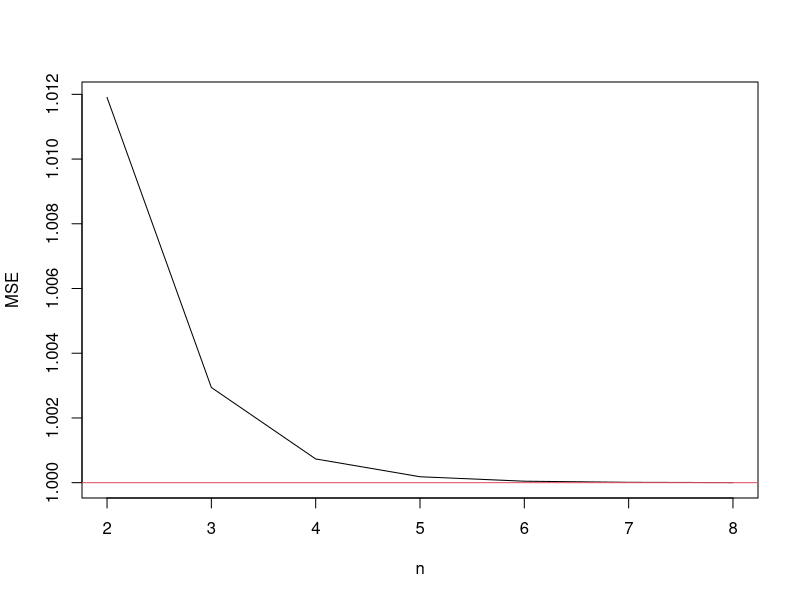
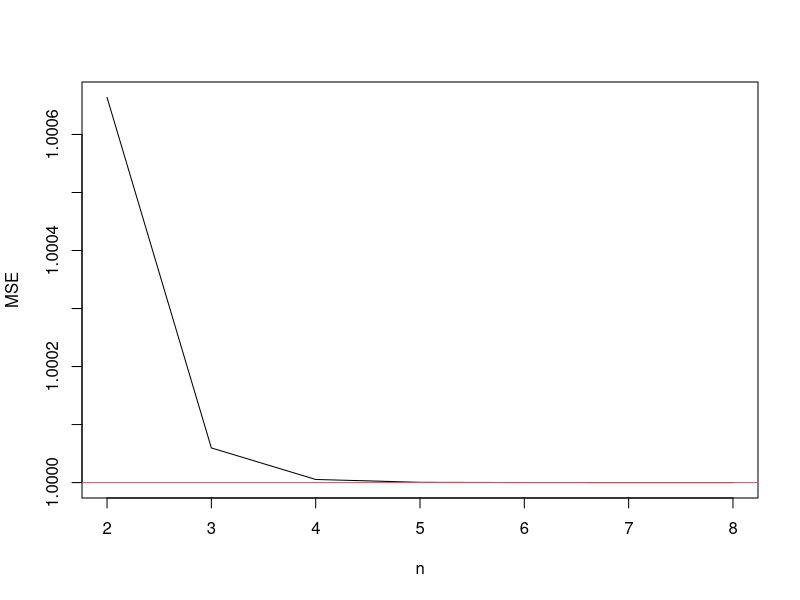
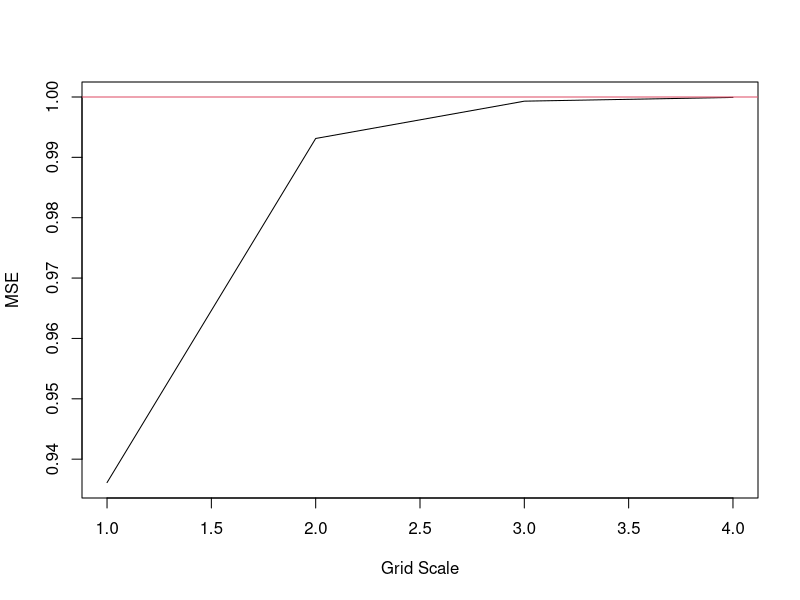

R code for these plots, in order:
## ---- chunk 1
knitr::opts_knit$set(root.dir = 'C:/Users/neide/OneDrive/Documents/GitHub/BEwebinar/Data')
## ---- chunk 2
theta <- .5
var.eps <- NULL
for(n in 2:8)
{
	gamma <- c(1+theta^2,theta,rep(0,n-1))
	var.eps <- c(var.eps,gamma[1] - t(gamma[-1]) %*% solve(toeplitz(gamma[-length(gamma)])) %*% gamma[-1])
}
plot(ts(var.eps,start=2),ylab="MSE",xlab="n")
abline(h=1,col=2)
## ---- chunk 3
theta <- -.3
var.eps <- NULL
for(n in 2:8)
{
	gamma <- c(1+theta^2,theta,rep(0,n-1))
	var.eps <- c(var.eps,gamma[1] - t(gamma[-1]) %*% solve(toeplitz(gamma[-length(gamma)])) %*% gamma[-1])
}
plot(ts(var.eps,start=2),ylab="MSE",xlab="n")
abline(h=1,col=2)
## ---- chunk 4
theta <- .5
kolg <- NULL
grids <- 10^seq(1,4)
for(grid in grids)
{
  lambda <- pi*seq(-grid,grid)/grid
  spec.ma <- Mod(1 + theta*exp(-1i*lambda))^2
  kolg <- c(kolg,exp(mean(log(spec.ma))))
}
plot(ts(kolg,start=1),ylab="MSE",xlab="Grid Scale")
abline(h=1,col=2)
